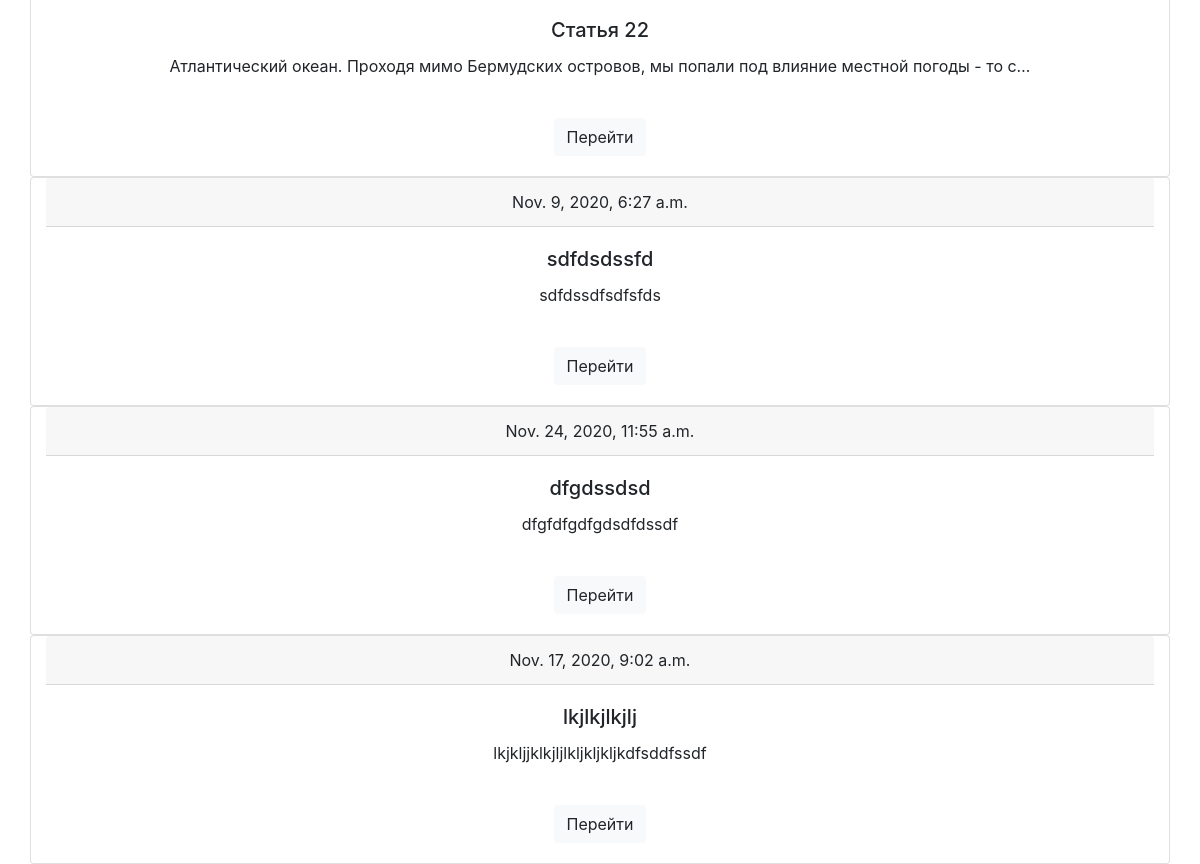
The app's page / (lower part), older data.
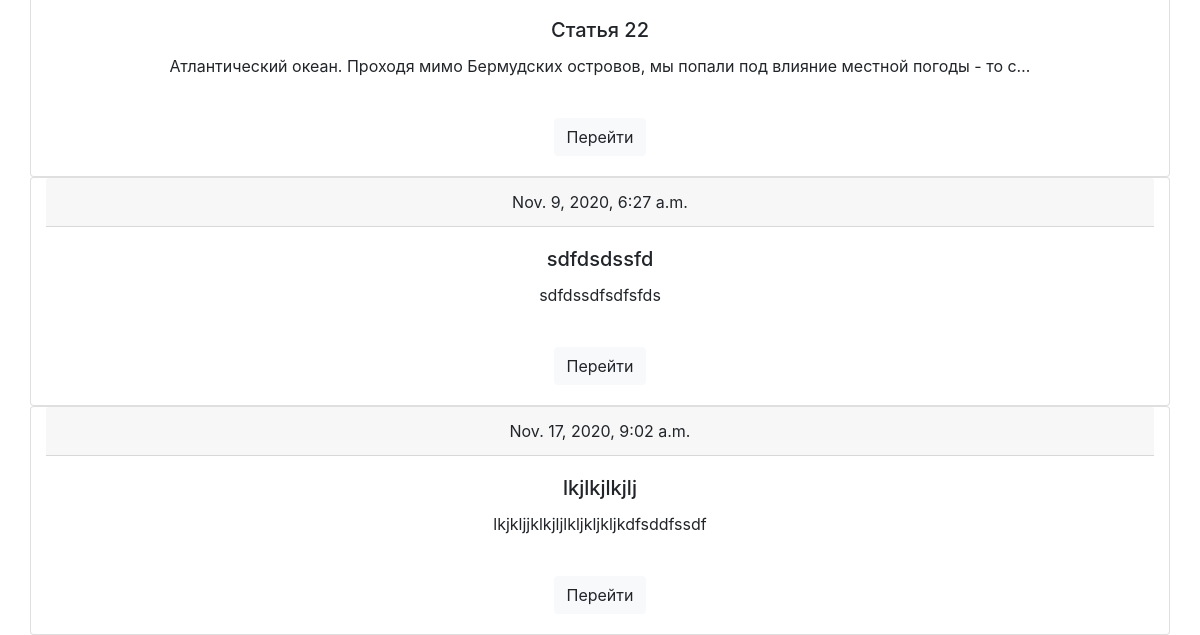
The same page, newer data.
### main/models.py (models this page shows, shortened)
class Article(models.Model):
    user_id = models.ForeignKey(User, on_delete=models.CASCADE, blank=True, null=True)
    create_date = models.DateTimeField(auto_now=True)
    title = models.CharField('title', max_length=100, null=False)
    body = models.TextField('body', null=False)

### main/views.py (the view)
# urls.py: path('', views.HomeListView.as_view(), name='index'),
class HomeListView(ListView):
    model = Article
    template_name = 'main/index.html'
    context_object_name = 'articles'

### main/templates/main/index.html
{% extends 'main/base.html' %}
{% block content %}
{% for i in articles%}
<div class="card container">
  <div class="card-header">
      {{i.create_date}}
  </div>
  <div class="card-body">
    <h5 class="card-title">{{i.title}}</h5>
    <p class="card-text">{{i.body|truncatechars:"100"}}</p><br>
    <a href="/article/{{i.id}}" class="btn btn-light">Перейти</a>
  </div>
</div>
{% endfor %}
{% endblock %}

Row changes from the older to the newer data that the page shows:
removed Article: create_date "Nov. 24, 2020, 11:55 a.m.", title "dfgdssdsd", body "dfgfdfgdfgdsdfdssdf"
